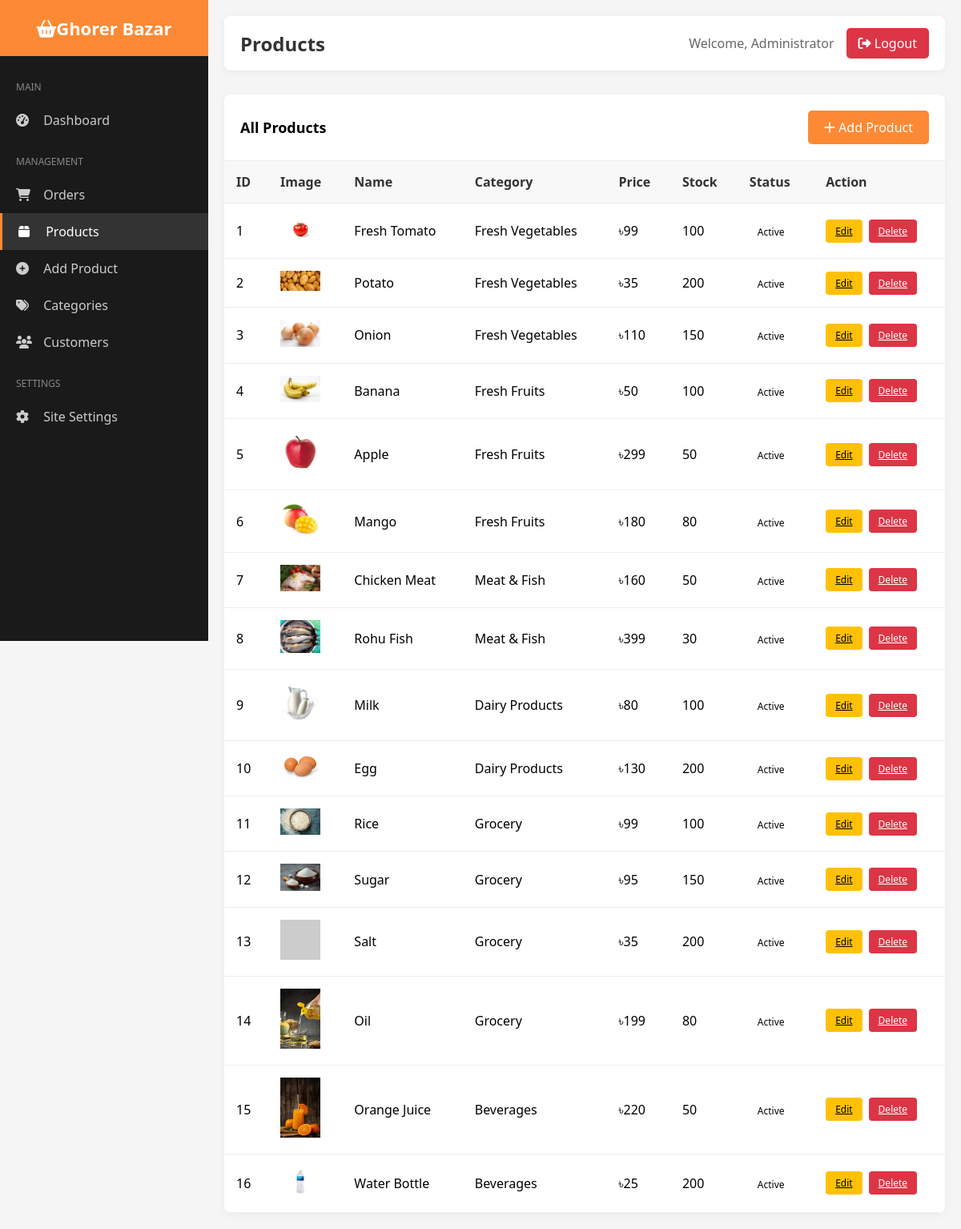
Screenshot of /admin/dashboard.php?page=products (signed in) with the database file from the repository.
### tables this page shows
CREATE TABLE IF NOT EXISTS settings (
    id INT AUTO_INCREMENT PRIMARY KEY,
    setting_key VARCHAR(100) UNIQUE NOT NULL,
    setting_value TEXT
);

CREATE TABLE IF NOT EXISTS products (
    id INT AUTO_INCREMENT PRIMARY KEY,
    name VARCHAR(255) NOT NULL,
    slug VARCHAR(255) NOT NULL UNIQUE,
    description TEXT,
    short_description VARCHAR(500),
    price DECIMAL(10,2) NOT NULL,
    sale_price DECIMAL(10,2),
    sku VARCHAR(100),
    image VARCHAR(255),
    images TEXT,
    category_id INT,
    stock INT DEFAULT 0,
    status ENUM('active', 'inactive') DEFAULT 'active',
    featured ENUM('yes', 'no') DEFAULT 'no',
    created_at TIMESTAMP DEFAULT CURRENT_TIMESTAMP,
    FOREIGN KEY (category_id) REFERENCES categories(id) ON DELETE SET NULL
);

CREATE TABLE IF NOT EXISTS categories (
    id INT AUTO_INCREMENT PRIMARY KEY,
    name VARCHAR(255) NOT NULL,
    slug VARCHAR(255) NOT NULL UNIQUE,
    description TEXT,
    image VARCHAR(255),
    parent_id INT DEFAULT NULL,
    status ENUM('active', 'inactive') DEFAULT 'active',
    created_at TIMESTAMP DEFAULT CURRENT_TIMESTAMP,
    FOREIGN KEY (parent_id) REFERENCES categories(id) ON DELETE SET NULL
);

### inc/adminFunctions.php (called while the page is built, shortened)
<?php
require_once '../config/database.php';
function getSetting($key) {
    global $conn;
    $stmt = $conn->prepare("SELECT setting_value FROM settings WHERE setting_key = ?");
    $stmt->bind_param("s", $key);
    $stmt->execute();
    $result = $stmt->get_result();
    if($row = $result->fetch_assoc()) {
        return $row['setting_value'];
    }
    return '';
}
function getCategoryById($id) {
    global $conn;
    $stmt = $conn->prepare("SELECT * FROM categories WHERE id = ?");
    $stmt->bind_param("i", $id);
    $stmt->execute();
    $result = $stmt->get_result();
    return $result->fetch_assoc();
}
function getProducts($limit = 0, $category_id = null, $featured = null) {
    global $conn;
    $sql = "SELECT * FROM products WHERE status = 'active'";
    $sql .= " ORDER BY created_at DESC";
    $result = $conn->query($sql);
    return $result->fetch_all(MYSQLI_ASSOC);
}
?>

### admin/pages/products.php (the view, shortened to what this page needs)
<?php
$products = getProducts();
?>
<div class="data-table">
    <div class="table-header">
        <h2>All Products</h2>
        <a href="?page=add-product" class="btn-add"><i class="fas fa-plus"></i> Add Product</a>
    </div>
    <table>
        <thead>
            <tr>
                <th>ID</th>
                <th>Image</th>
                <th>Name</th>
                <th>Category</th>
                <th>Price</th>
                <th>Stock</th>
                <th>Status</th>
                <th>Action</th>
            </tr>
        </thead>
        <tbody>
            <?php foreach($products as $product): ?>
            <?php $cat = getCategoryById($product['category_id']); ?>
            <tr>
                <td><?php echo $product['id']; ?></td>
                <td><img src="../images/products/<?php echo $product['image']; ?>" width="50" onerror="this.src='https://via.placeholder.com/50?text=N/A'"></td>
                <td><?php echo $product['name']; ?></td>
                <td><?php echo $cat ? $cat['name'] : '-'; ?></td>
                <td>৳<?php echo number_format($product['sale_price'] ?: $product['price'], 0); ?></td>
                <td><?php echo $product['stock']; ?></td>
                <td><span class="status-badge status-<?php echo $product['status']; ?>"><?php echo ucfirst($product['status']); ?></span></td>
                <td>
                    <div class="action-btns">
                        <a href="?page=edit-product&id=<?php echo $product['id']; ?>" class="btn-edit">Edit</a>
                        <a href="?page=products&delete=<?php echo $product['id']; ?>" class="btn-delete" onclick="return confirm('Are you sure?')">Delete</a>
                    </div>
                </td>
            </tr>
            <?php endforeach; ?>
        </tbody>
    </table>
</div>

### admin/dashboard.php (shortened to what this page needs)
<?php
require_once '../inc/adminFunctions.php';
$page = isset($_GET['page']) ? $_GET['page'] : 'dashboard';
?>
<!DOCTYPE html>
<html lang="en">
<head>
    <link rel="stylesheet" href="https://cdnjs.cloudflare.com/ajax/libs/font-awesome/6.4.0/css/all.min.css">
</head>
<body>
    <div class="admin-wrapper">
        <aside class="sidebar">
            <div class="sidebar-header">
                <h2><i class="fas fa-shopping-basket"></i><?php echo getSetting('site_name'); ?></h2>
            </div>
            <nav class="sidebar-menu">
                <div class="menu-section">
                    <div class="menu-title">Main</div>
                    <a href="dashboard.php" class="menu-item <?php echo $page == 'dashboard' ? 'active' : ''; ?>">
                        <i class="fas fa-tachometer-alt"></i> Dashboard
                    </a>
                </div>
                <div class="menu-section">
                    <div class="menu-title">Management</div>
                    <a href="?page=orders" class="menu-item <?php echo $page == 'orders' ? 'active' : ''; ?>">
                        <i class="fas fa-shopping-cart"></i> Orders
                    </a>
                    <a href="?page=products" class="menu-item <?php echo $page == 'products' ? 'active' : ''; ?>">
                        <i class="fas fa-box"></i> Products
                    </a>
                    <a href="?page=add-product" class="menu-item <?php echo $page == 'add-product' ? 'active' : ''; ?>">
                        <i class="fas fa-plus-circle"></i> Add Product
                    </a>
                    <a href="?page=categories" class="menu-item <?php echo $page == 'categories' ? 'active' : ''; ?>">
                        <i class="fas fa-tags"></i> Categories
                    </a>
                    <a href="?page=customers" class="menu-item <?php echo $page == 'customers' ? 'active' : ''; ?>">
                        <i class="fas fa-users"></i> Customers
                    </a>
                </div>
                <div class="menu-section">
                    <div class="menu-title">Settings</div>
                    <a href="?page=settings" class="menu-item <?php echo $page == 'settings' ? 'active' : ''; ?>">
                        <i class="fas fa-cog"></i> Site Settings
                    </a>
                </div>
            </nav>
        </aside>
        <main class="main-content">
            <div class="top-bar">
                <h1><?php echo ucfirst($page); ?></h1>
                <div class="user-info">
                    <span>Welcome, <?php echo $_SESSION['admin_name']; ?></span>
                    <a href="logout.php" class="logout-btn"><i class="fas fa-sign-out-alt"></i> Logout</a>
                </div>
            </div>
            <?php
            switch($page) {
                case 'products':
                    include 'pages/products.php';
                    break;
            }
            ?>
        </main>
    </div>
</body>
</html>

### admin/dashboard.php (style rules this page uses)
* { margin: 0; padding: 0; box-sizing: border-box; }
body { font-family: 'Segoe UI', Tahoma, Geneva, Verdana, sans-serif; background: #f5f5f5; }
.admin-wrapper { display: flex; min-height: 100vh; }
.sidebar { width: 260px; background: #1a1a1a; color: white; position: fixed; height: 100vh; overflow-y: auto; }
.sidebar-header { padding: 20px; background: #fc8934; text-align: center; }
.sidebar-header h2 { font-size: 22px; }
.sidebar-menu { padding: 20px 0; }
.menu-section { margin-bottom: 10px; }
.menu-title { padding: 10px 20px; font-size: 12px; text-transform: uppercase; color: #888; }
.menu-item { display: block; padding: 12px 20px; color: #ccc; text-decoration: none; transition: all 0.3s; }
.menu-item:hover, .menu-item.active { background: #333; color: white; border-left: 3px solid #fc8934; }
.menu-item i { margin-right: 10px; width: 20px; }
.main-content { flex: 1; margin-left: 260px; padding: 20px; }
.top-bar { background: white; padding: 15px 20px; display: flex; justify-content: space-between; align-items: center; margin-bottom: 30px; border-radius: 8px; box-shadow: 0 2px 10px rgba(0,0,0,0.05); }
.top-bar h1 { font-size: 24px; color: #333; }
.user-info { display: flex; align-items: center; gap: 15px; }
.user-info span { color: #666; }
.logout-btn { padding: 8px 15px; background: #dc3545; color: white; border: none; border-radius: 5px; cursor: pointer; text-decoration: none; }
.data-table { background: white; border-radius: 8px; box-shadow: 0 2px 10px rgba(0,0,0,0.05); overflow: hidden; }
.table-header { padding: 20px; border-bottom: 1px solid #eee; display: flex; justify-content: space-between; align-items: center; }
.table-header h2 { font-size: 18px; }
.btn-add { padding: 10px 20px; background: #fc8934; color: white; border: none; border-radius: 5px; cursor: pointer; text-decoration: none; }
table { width: 100%; border-collapse: collapse; }
table th, table td { padding: 15px; text-align: left; border-bottom: 1px solid #eee; }
table th { background: #f8f8f8; font-weight: 600; color: #333; }
.status-badge { padding: 5px 10px; border-radius: 20px; font-size: 12px; font-weight: 500; }
.action-btns { display: flex; gap: 8px; }
.btn-edit, .btn-delete { padding: 6px 12px; border: none; border-radius: 4px; cursor: pointer; font-size: 12px; }
.btn-edit { background: #ffc107; color: #000; }
.btn-delete { background: #dc3545; color: #fff; }

### rows the page displays
settings: setting_value "Ghorer Bazar"
products: id "1", image (picture), name "Fresh Tomato", category.name "Fresh Vegetables", sale_price "99", stock "100", status "Active"
products: id "2", image (picture), name "Potato", category.name "Fresh Vegetables", sale_price "35", stock "200", status "Active"
products: id "3", image (picture), name "Onion", category.name "Fresh Vegetables", sale_price "110", stock "150", status "Active"
products: id "4", image (picture), name "Banana", category.name "Fresh Fruits", sale_price "50", stock "100", status "Active"
products: id "5", image (picture), name "Apple", category.name "Fresh Fruits", sale_price "299", stock "50", status "Active"
products: id "6", image (picture), name "Mango", category.name "Fresh Fruits", sale_price "180", stock "80", status "Active"
products: id "7", image (picture), name "Chicken Meat", category.name "Meat & Fish", sale_price "160", stock "50", status "Active"
products: id "8", image (picture), name "Rohu Fish", category.name "Meat & Fish", sale_price "399", stock "30", status "Active"
products: id "9", image (picture), name "Milk", category.name "Dairy Products", sale_price "80", stock "100", status "Active"
products: id "10", image (picture), name "Egg", category.name "Dairy Products", sale_price "130", stock "200", status "Active"
products: id "11", image (picture), name "Rice", category.name "Grocery", sale_price "99", stock "100", status "Active"
products: id "12", image (picture), name "Sugar", category.name "Grocery", sale_price "95", stock "150", status "Active"
products: id "13", name "Salt", category.name "Grocery", sale_price "35", stock "200", status "Active"
products: id "14", image (picture), name "Oil", category.name "Grocery", sale_price "199", stock "80", status "Active"
products: id "15", image (picture), name "Orange Juice", category.name "Beverages", sale_price "220", stock "50", status "Active"
products: id "16", image (picture), name "Water Bottle", category.name "Beverages", sale_price "25", stock "200", status "Active"

### other values shown
$page "Products"
$_SESSION['admin_name'] "Administrator"
